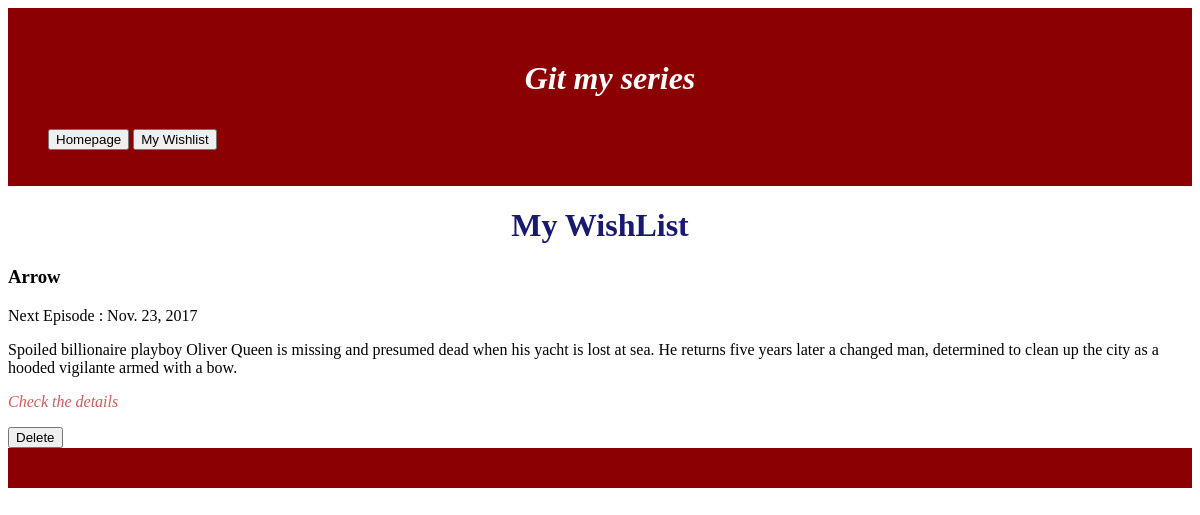
Screenshot of /app_series/wishlist (signed in) with the database file from the repository.
### app_series/models/tv_show.py (models this page shows, shortened)
class TvShow(models.Model):
    tmdb_id = models.IntegerField(default=0)
    title = models.CharField(max_length=100)
    overview = models.TextField(null=True)
    nb_of_seasons = models.IntegerField(default=0)
    is_in_production = models.BooleanField(default=True)
    next_episode_run_time = models.DateField(null=True)
    objects = TvShowManager() #call the similar __init__ method

### app_series/views/wishlist.py (the view, shortened to what this page needs)
# urls.py: url(r'^wishlist/(?P<tmdb_id>\d+)', login_required(login_url='login')(WishListView.as_view()), name='wishlist_url'),
class WishListView(ListView):
    model = TvShow #This view is based on the model TvShow
    template_name = "app_series/wishlist.html" #The template linked to this ListView
    def get_queryset(self):
        user = self.request.user #Get the current user logged
        return user.wishlist.wishes.order_by("-next_episode_run_time") #Return all the tv_shows in the wishlist of the user

### app_series/templates/app_series/wishlist.html (shortened to what this page needs)
{% extends "app_series/header.html" %}
{% block content %}
<head>
</head>
<body>
    <h1 style="text-align:center">My WishList</h1>
    {% for tv_show in object_list %}
        <div>
            <h3>{{tv_show.title}}</h3>
            {% if tv_show.next_episode_run_time %}
                <p>Next Episode : {{tv_show.next_episode_run_time}}</p>
            {% else %}
                <p>No next Episode</p>
            {% endif %}
            <p>{{tv_show.overview}}</p>
            <p><em><a href="{% url 'tv_show_url' tv_show.tmdb_id %}">Check the details</a></em></p>
            <form action="{% url 'wishlist_url' tv_show.tmdb_id %}" method="post">
                <button type="submit" name="Submit">Delete</button>
            </form>
        </div>
    {% endfor %}
</body>
{% endblock %}

### app_series/templates/app_series/header.html (shortened to what this page needs)
<!DOCTYPE html>
{% load staticfiles %}
<html lang="en">
<link rel="stylesheet" href="{% static 'css/footer.css' %}">
    <header>
        <h1 class="header"><p align="center"><em>Git my series</em></h1>
        <link rel="stylesheet" href="{% static 'css/headbound.css' %}">
            <button align="left"><a href="{% url 'index' %}" class="nounderline">Homepage</a></button>
            <button align="right"><a href="{% url 'wishlist_url' %}" class="nounderline">My Wishlist</a></button>
    </header>
{% block content %}{% endblock %}
<link rel="stylesheet" href="{% static 'css/footer.css' %}">
<footer>
</footer>
</html>

### app_series/static/css/footer.css (style rules this page uses)
footer { background-color: #8B0000; margin-top: 0; padding: 20px 20px 20px 40px; }

### app_series/static/css/headbound.css (style rules this page uses)
header { background-color: #8B0000; margin-top: 0; padding: 20px 20px 20px 40px; color: white; }
h1.header { color: white; }
h1, h2, h3, h4 { font-family: 'Comic sans', cursive; }
h1 { font-family: 'Comic sans', cursive; color: midnightblue; }
a.nounderline { text-decoration:none; color: black; }
a { text-decoration:none; color: indianred; }

### rows the page displays
TvShow: title "Arrow", next_episode_run_time "Nov. 23, 2017", overview "Spoiled billionaire playboy Oliver Queen is missing and presumed dead when his yacht is lost at sea. He returns five years later a changed man, determined to clean up the city as a hooded vigilante armed with a bow."
